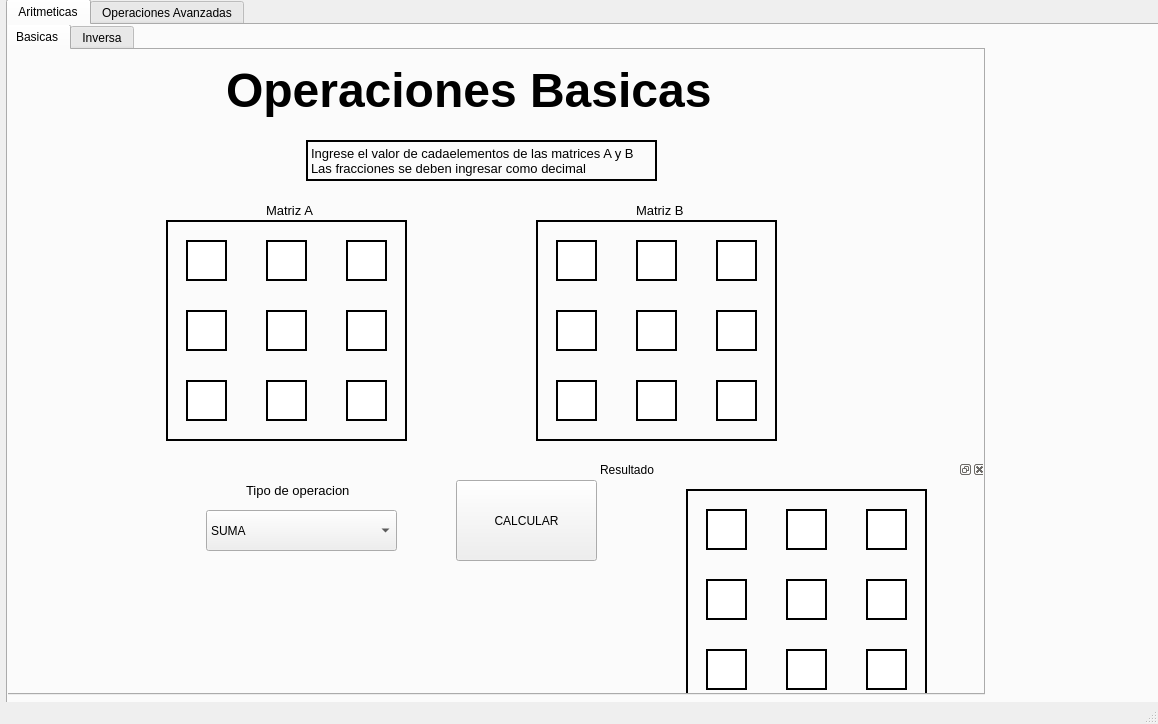
<?xml version="1.0" encoding="UTF-8"?>
<ui version="4.0">
 <class>MainWindow</class>
 <widget class="QMainWindow" name="MainWindow">
  <property name="geometry">
   <rect>
    <x>0</x>
    <y>0</y>
    <width>1158</width>
    <height>724</height>
   </rect>
  </property>
  <property name="windowTitle">
   <string>MainWindow</string>
  </property>
  <widget class="QWidget" name="centralwidget">
   <widget class="QTabWidget" name="tabWidget">
    <property name="geometry">
     <rect>
      <x>6</x>
      <y>-1</y>
      <width>1161</width>
      <height>711</height>
     </rect>
    </property>
    <property name="currentIndex">
     <number>0</number>
    </property>
    <widget class="QWidget" name="tabBasica">
     <attribute name="title">
      <string>Aritmeticas</string>
     </attribute>
     <widget class="QTabWidget" name="tabWidget_2">
      <property name="geometry">
       <rect>
        <x>-4</x>
        <y>-1</y>
        <width>981</width>
        <height>671</height>
       </rect>
      </property>
      <property name="currentIndex">
       <number>0</number>
      </property>
      <widget class="QWidget" name="tab">
       <attribute name="title">
        <string>Basicas</string>
       </attribute>
       <widget class="QLabel" name="label_5">
        <property name="geometry">
         <rect>
          <x>630</x>
          <y>120</y>
          <width>81</width>
          <height>81</height>
         </rect>
        </property>
        <property name="font">
         <font>
          <pointsize>10</pointsize>
          <bold>false</bold>
         </font>
        </property>
        <property name="text">
         <string>Matriz B</string>
        </property>
       </widget>
       <widget class="QDockWidget" name="dockBasica">
        <property name="geometry">
         <rect>
          <x>590</x>
          <y>410</y>
          <width>391</width>
          <height>271</height>
         </rect>
        </property>
        <property name="windowTitle">
         <string>Resultado</string>
        </property>
        <widget class="QWidget" name="dockWidgetContents">
         <widget class="QWidget" name="widget_4" native="true">
          <property name="geometry">
           <rect>
            <x>90</x>
            <y>10</y>
            <width>241</width>
            <height>221</height>
           </rect>
          </property>
          <property name="styleSheet">
           <string notr="true">border: 2px solid black;</string>
          </property>
          <widget class="QLineEdit" name="r00">
           <property name="geometry">
            <rect>
             <x>20</x>
             <y>20</y>
             <width>41</width>
             <height>41</height>
            </rect>
           </property>
          </widget>
          <widget class="QLineEdit" name="r01">
           <property name="geometry">
            <rect>
             <x>100</x>
             <y>20</y>
             <width>41</width>
             <height>41</height>
            </rect>
           </property>
          </widget>
          <widget class="QLineEdit" name="r02">
           <property name="geometry">
            <rect>
             <x>180</x>
             <y>20</y>
             <width>41</width>
             <height>41</height>
            </rect>
           </property>
          </widget>
          <widget class="QLineEdit" name="r11">
           <property name="geometry">
            <rect>
             <x>100</x>
             <y>90</y>
             <width>41</width>
             <height>41</height>
            </rect>
           </property>
          </widget>
          <widget class="QLineEdit" name="r10">
           <property name="geometry">
            <rect>
             <x>20</x>
             <y>90</y>
             <width>41</width>
             <height>41</height>
            </rect>
           </property>
          </widget>
          <widget class="QLineEdit" name="r12">
           <property name="geometry">
            <rect>
             <x>180</x>
             <y>90</y>
             <width>41</width>
             <height>41</height>
            </rect>
           </property>
          </widget>
          <widget class="QLineEdit" name="r21">
           <property name="geometry">
            <rect>
             <x>100</x>
             <y>160</y>
             <width>41</width>
             <height>41</height>
            </rect>
           </property>
          </widget>
          <widget class="QLineEdit" name="r22">
           <property name="geometry">
            <rect>
             <x>180</x>
             <y>160</y>
             <width>41</width>
             <height>41</height>
            </rect>
           </property>
          </widget>
          <widget class="QLineEdit" name="r20">
           <property name="geometry">
            <rect>
             <x>20</x>
             <y>160</y>
             <width>41</width>
             <height>41</height>
            </rect>
           </property>
          </widget>
         </widget>
        </widget>
       </widget>
       <widget class="QWidget" name="widget" native="true">
        <property name="geometry">
         <rect>
          <x>160</x>
          <y>170</y>
          <width>241</width>
          <height>221</height>
         </rect>
        </property>
        <property name="styleSheet">
         <string notr="true">border: 2px solid black;</string>
        </property>
        <widget class="QLineEdit" name="a00">
         <property name="geometry">
          <rect>
           <x>20</x>
           <y>20</y>
           <width>41</width>
           <height>41</height>
          </rect>
         </property>
        </widget>
        <widget class="QLineEdit" name="a01">
         <property name="geometry">
          <rect>
           <x>100</x>
           <y>20</y>
           <width>41</width>
           <height>41</height>
          </rect>
         </property>
        </widget>
        <widget class="QLineEdit" name="a02">
         <property name="geometry">
          <rect>
           <x>180</x>
           <y>20</y>
           <width>41</width>
           <height>41</height>
          </rect>
         </property>
        </widget>
        <widget class="QLineEdit" name="a11">
         <property name="geometry">
          <rect>
           <x>100</x>
           <y>90</y>
           <width>41</width>
           <height>41</height>
          </rect>
         </property>
        </widget>
        <widget class="QLineEdit" name="a10">
         <property name="geometry">
          <rect>
           <x>20</x>
           <y>90</y>
           <width>41</width>
           <height>41</height>
          </rect>
         </property>
        </widget>
        <widget class="QLineEdit" name="a12">
         <property name="geometry">
          <rect>
           <x>180</x>
           <y>90</y>
           <width>41</width>
           <height>41</height>
          </rect>
         </property>
        </widget>
        <widget class="QLineEdit" name="a21">
         <property name="geometry">
          <rect>
           <x>100</x>
           <y>160</y>
           <width>41</width>
           <height>41</height>
          </rect>
         </property>
        </widget>
        <widget class="QLineEdit" name="a22">
         <property name="geometry">
          <rect>
           <x>180</x>
           <y>160</y>
           <width>41</width>
           <height>41</height>
          </rect>
         </property>
        </widget>
        <widget class="QLineEdit" name="a20">
         <property name="geometry">
          <rect>
           <x>20</x>
           <y>160</y>
           <width>41</width>
           <height>41</height>
          </rect>
         </property>
        </widget>
       </widget>
       <widget class="QLabel" name="label">
        <property name="geometry">
         <rect>
          <x>220</x>
          <y>10</y>
          <width>631</width>
          <height>61</height>
         </rect>
        </property>
        <property name="font">
         <font>
          <pointsize>36</pointsize>
          <bold>true</bold>
         </font>
        </property>
        <property name="text">
         <string>Operaciones Basicas</string>
        </property>
       </widget>
       <widget class="QLabel" name="label_4">
        <property name="geometry">
         <rect>
          <x>260</x>
          <y>120</y>
          <width>81</width>
          <height>81</height>
         </rect>
        </property>
        <property name="font">
         <font>
          <pointsize>10</pointsize>
          <bold>false</bold>
         </font>
        </property>
        <property name="text">
         <string>Matriz A</string>
        </property>
       </widget>
       <widget class="QLabel" name="label_6">
        <property name="geometry">
         <rect>
          <x>240</x>
          <y>400</y>
          <width>131</width>
          <height>81</height>
         </rect>
        </property>
        <property name="font">
         <font>
          <pointsize>10</pointsize>
          <bold>false</bold>
         </font>
        </property>
        <property name="text">
         <string>Tipo de operacion</string>
        </property>
       </widget>
       <widget class="QComboBox" name="cbxOperacionBasica">
        <property name="geometry">
         <rect>
          <x>200</x>
          <y>460</y>
          <width>191</width>
          <height>41</height>
         </rect>
        </property>
        <item>
         <property name="text">
          <string>SUMA</string>
         </property>
        </item>
        <item>
         <property name="text">
          <string>RESTA</string>
         </property>
        </item>
        <item>
         <property name="text">
          <string>MULTIPLICACION</string>
         </property>
        </item>
       </widget>
       <widget class="QWidget" name="widget_3" native="true">
        <property name="geometry">
         <rect>
          <x>530</x>
          <y>170</y>
          <width>241</width>
          <height>221</height>
         </rect>
        </property>
        <property name="styleSheet">
         <string notr="true">border: 2px solid black;</string>
        </property>
        <widget class="QLineEdit" name="b00">
         <property name="geometry">
          <rect>
           <x>20</x>
           <y>20</y>
           <width>41</width>
           <height>41</height>
          </rect>
         </property>
        </widget>
        <widget class="QLineEdit" name="b01">
         <property name="geometry">
          <rect>
           <x>100</x>
           <y>20</y>
           <width>41</width>
           <height>41</height>
          </rect>
         </property>
        </widget>
        <widget class="QLineEdit" name="b02">
         <property name="geometry">
          <rect>
           <x>180</x>
           <y>20</y>
           <width>41</width>
           <height>41</height>
          </rect>
         </property>
        </widget>
        <widget class="QLineEdit" name="b11">
         <property name="geometry">
          <rect>
           <x>100</x>
           <y>90</y>
           <width>41</width>
           <height>41</height>
          </rect>
         </property>
        </widget>
        <widget class="QLineEdit" name="b10">
         <property name="geometry">
          <rect>
           <x>20</x>
           <y>90</y>
           <width>41</width>
           <height>41</height>
          </rect>
         </property>
        </widget>
        <widget class="QLineEdit" name="b12">
         <property name="geometry">
          <rect>
           <x>180</x>
           <y>90</y>
           <width>41</width>
           <height>41</height>
          </rect>
         </property>
        </widget>
        <widget class="QLineEdit" name="b21">
         <property name="geometry">
          <rect>
           <x>100</x>
           <y>160</y>
           <width>41</width>
           <height>41</height>
          </rect>
         </property>
        </widget>
        <widget class="QLineEdit" name="b22">
         <property name="geometry">
          <rect>
           <x>180</x>
           <y>160</y>
           <width>41</width>
           <height>41</height>
          </rect>
         </property>
        </widget>
        <widget class="QLineEdit" name="b20">
         <property name="geometry">
          <rect>
           <x>20</x>
           <y>160</y>
           <width>41</width>
           <height>41</height>
          </rect>
         </property>
        </widget>
       </widget>
       <widget class="QPushButton" name="btnCalcularBasica">
        <property name="geometry">
         <rect>
          <x>450</x>
          <y>430</y>
          <width>141</width>
          <height>81</height>
         </rect>
        </property>
        <property name="text">
         <string>CALCULAR</string>
        </property>
        <property name="default">
         <bool>false</bool>
        </property>
        <property name="flat">
         <bool>false</bool>
        </property>
       </widget>
       <widget class="QLabel" name="label_7">
        <property name="geometry">
         <rect>
          <x>300</x>
          <y>90</y>
          <width>351</width>
          <height>41</height>
         </rect>
        </property>
        <property name="font">
         <font>
          <pointsize>10</pointsize>
          <bold>false</bold>
         </font>
        </property>
        <property name="styleSheet">
         <string notr="true">border: 2px solid black;</string>
        </property>
        <property name="text">
         <string>Ingrese el valor de cadaelementos de las matrices A y B
Las fracciones se deben ingresar como decimal</string>
        </property>
       </widget>
      </widget>
      <widget class="QWidget" name="tab_3">
       <attribute name="title">
        <string>Inversa</string>
       </attribute>
      </widget>
     </widget>
    </widget>
    <widget class="QWidget" name="tabAvanzada">
     <attribute name="title">
      <string>Operaciones Avanzadas</string>
     </attribute>
    </widget>
   </widget>
  </widget>
  <widget class="QMenuBar" name="menubar">
   <property name="geometry">
    <rect>
     <x>0</x>
     <y>0</y>
     <width>1158</width>
     <height>22</height>
    </rect>
   </property>
  </widget>
  <widget class="QStatusBar" name="statusbar"/>
 </widget>
 <resources/>
 <connections/>
</ui>
